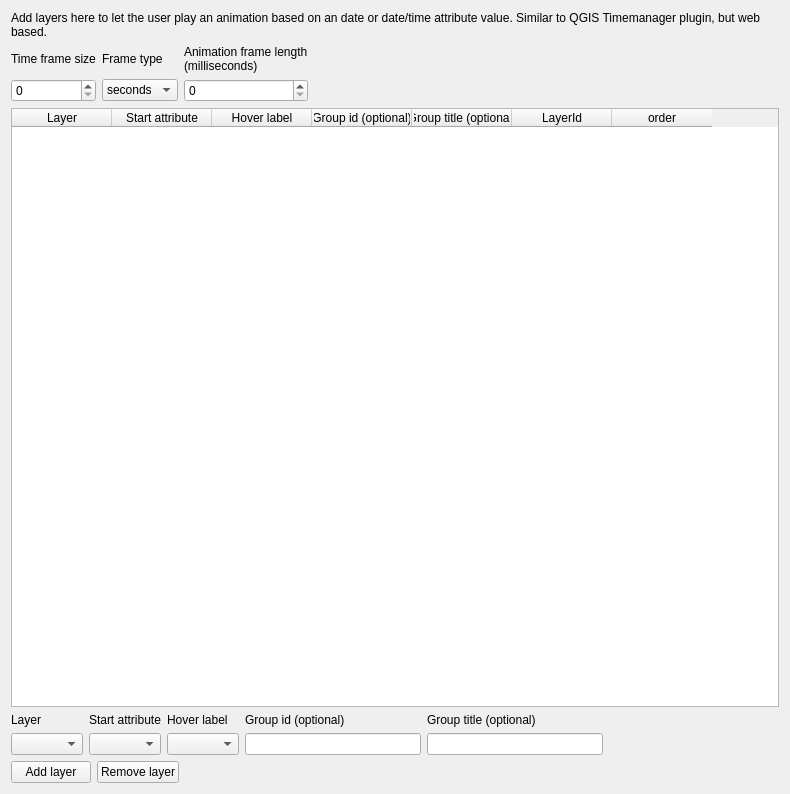
             <widget class="QWidget" name="scrollAreaWidgetContents_9">
              <property name="geometry">
               <rect>
                <x>0</x>
                <y>0</y>
                <width>790</width>
                <height>794</height>
               </rect>
              </property>
              <layout class="QVBoxLayout" name="verticalLayout_43">
               <item>
                <widget class="QLabel" name="label_41">
                 <property name="text">
                  <string>Add layers here to let the user play an animation based on an date or date/time attribute value. Similar to QGIS Timemanager plugin, but web based.</string>
                 </property>
                 <property name="wordWrap">
                  <bool>true</bool>
                 </property>
                </widget>
               </item>
               <item>
                <layout class="QGridLayout" name="gridLayout_13">
                 <item row="0" column="1">
                  <widget class="QLabel" name="label_43">
                   <property name="text">
                    <string>Frame type</string>
                   </property>
                   <property name="wordWrap">
                    <bool>true</bool>
                   </property>
                  </widget>
                 </item>
                 <item row="0" column="0">
                  <widget class="QLabel" name="label_42">
                   <property name="text">
                    <string>Time frame size</string>
                   </property>
                   <property name="wordWrap">
                    <bool>true</bool>
                   </property>
                  </widget>
                 </item>
                 <item row="1" column="0">
                  <widget class="QSpinBox" name="inTimeFrameSize">
                   <property name="maximum">
                    <number>10000</number>
                   </property>
                  </widget>
                 </item>
                 <item row="0" column="2">
                  <widget class="QLabel" name="label_44">
                   <property name="text">
                    <string>Animation frame length (milliseconds)</string>
                   </property>
                   <property name="wordWrap">
                    <bool>true</bool>
                   </property>
                  </widget>
                 </item>
                 <item row="1" column="2">
                  <widget class="QSpinBox" name="inAnimationFrameLength">
                   <property name="maximum">
                    <number>10000</number>
                   </property>
                  </widget>
                 </item>
                 <item row="1" column="1">
                  <widget class="QComboBox" name="liTimeFrameType">
                   <item>
                    <property name="text">
                     <string>seconds</string>
                    </property>
                   </item>
                   <item>
                    <property name="text">
                     <string>minutes</string>
                    </property>
                   </item>
                   <item>
                    <property name="text">
                     <string>hours</string>
                    </property>
                   </item>
                   <item>
                    <property name="text">
                     <string>days</string>
                    </property>
                   </item>
                   <item>
                    <property name="text">
                     <string>weeks</string>
                    </property>
                   </item>
                   <item>
                    <property name="text">
                     <string>months</string>
                    </property>
                   </item>
                   <item>
                    <property name="text">
                     <string>years</string>
                    </property>
                   </item>
                  </widget>
                 </item>
                 <item row="1" column="3">
                  <spacer name="horizontalSpacer_23">
                   <property name="orientation">
                    <enum>Qt::Horizontal</enum>
                   </property>
                   <property name="sizeHint" stdset="0">
                    <size>
                     <width>40</width>
                     <height>20</height>
                    </size>
                   </property>
                  </spacer>
                 </item>
                </layout>
               </item>
               <item>
                <widget class="QTableWidget" name="twTimemanager">
                 <property name="maximumSize">
                  <size>
                   <width>16777215</width>
                   <height>16777215</height>
                  </size>
                 </property>
                 <property name="alternatingRowColors">
                  <bool>true</bool>
                 </property>
                 <property name="selectionMode">
                  <enum>QAbstractItemView::SingleSelection</enum>
                 </property>
                 <property name="selectionBehavior">
                  <enum>QAbstractItemView::SelectRows</enum>
                 </property>
                 <column>
                  <property name="text">
                   <string>Layer</string>
                  </property>
                 </column>
                 <column>
                  <property name="text">
                   <string>Start attribute</string>
                  </property>
                 </column>
                 <column>
                  <property name="text">
                   <string>Hover label</string>
                  </property>
                 </column>
                 <column>
                  <property name="text">
                   <string>Group id (optional)</string>
                  </property>
                 </column>
                 <column>
                  <property name="text">
                   <string>Group title (optional)</string>
                  </property>
                 </column>
                 <column>
                  <property name="text">
                   <string>LayerId</string>
                  </property>
                 </column>
                 <column>
                  <property name="text">
                   <string>order</string>
                  </property>
                 </column>
                </widget>
               </item>
               <item>
                <layout class="QGridLayout" name="gridLayout_22">
                 <item row="1" column="2">
                  <widget class="QComboBox" name="liTimemanagerStartAttribute"/>
                 </item>
                 <item row="1" column="1">
                  <widget class="QComboBox" name="liTimemanagerLayers"/>
                 </item>
                 <item row="0" column="1">
                  <widget class="QLabel" name="label_45">
                   <property name="text">
                    <string>Layer</string>
                   </property>
                   <property name="wordWrap">
                    <bool>true</bool>
                   </property>
                  </widget>
                 </item>
                 <item row="1" column="4">
                  <widget class="QLineEdit" name="inTimemanagerGroup"/>
                 </item>
                 <item row="1" column="5">
                  <widget class="QLineEdit" name="inTimemanagerGroupTitle"/>
                 </item>
                 <item row="0" column="2">
                  <widget class="QLabel" name="label_46">
                   <property name="text">
                    <string>Start attribute</string>
                   </property>
                   <property name="wordWrap">
                    <bool>true</bool>
                   </property>
                  </widget>
                 </item>
                 <item row="0" column="5">
                  <widget class="QLabel" name="label_48">
                   <property name="text">
                    <string>Group title (optional)</string>
                   </property>
                   <property name="wordWrap">
                    <bool>true</bool>
                   </property>
                  </widget>
                 </item>
                 <item row="0" column="4">
                  <widget class="QLabel" name="label_47">
                   <property name="text">
                    <string>Group id (optional)</string>
                   </property>
                   <property name="wordWrap">
                    <bool>true</bool>
                   </property>
                  </widget>
                 </item>
                 <item row="0" column="3">
                  <widget class="QLabel" name="label_49">
                   <property name="text">
                    <string>Hover label</string>
                   </property>
                   <property name="wordWrap">
                    <bool>true</bool>
                   </property>
                  </widget>
                 </item>
                 <item row="1" column="3">
                  <widget class="QComboBox" name="liTimemanagerLabelAttribute"/>
                 </item>
                 <item row="1" column="6">
                  <spacer name="horizontalSpacer_22">
                   <property name="orientation">
                    <enum>Qt::Horizontal</enum>
                   </property>
                   <property name="sizeHint" stdset="0">
                    <size>
                     <width>40</width>
                     <height>20</height>
                    </size>
                   </property>
                  </spacer>
                 </item>
                </layout>
               </item>
               <item>
                <layout class="QVBoxLayout" name="verticalLayout_17">
                 <item>
                  <layout class="QHBoxLayout" name="horizontalLayout_24">
                   <item>
                    <widget class="QPushButton" name="btTimemanagerLayerAdd">
                     <property name="text">
                      <string>Add layer</string>
                     </property>
                    </widget>
                   </item>
                   <item>
                    <widget class="QPushButton" name="btTimemanagerLayerDel">
                     <property name="text">
                      <string>Remove layer</string>
                     </property>
                    </widget>
                   </item>
                   <item>
                    <spacer name="horizontalSpacer_21">
                     <property name="orientation">
                      <enum>Qt::Horizontal</enum>
                     </property>
                     <property name="sizeHint" stdset="0">
                      <size>
                       <width>40</width>
                       <height>20</height>
                      </size>
                     </property>
                    </spacer>
                   </item>
                  </layout>
                 </item>
                </layout>
               </item>
              </layout>
             </widget>
